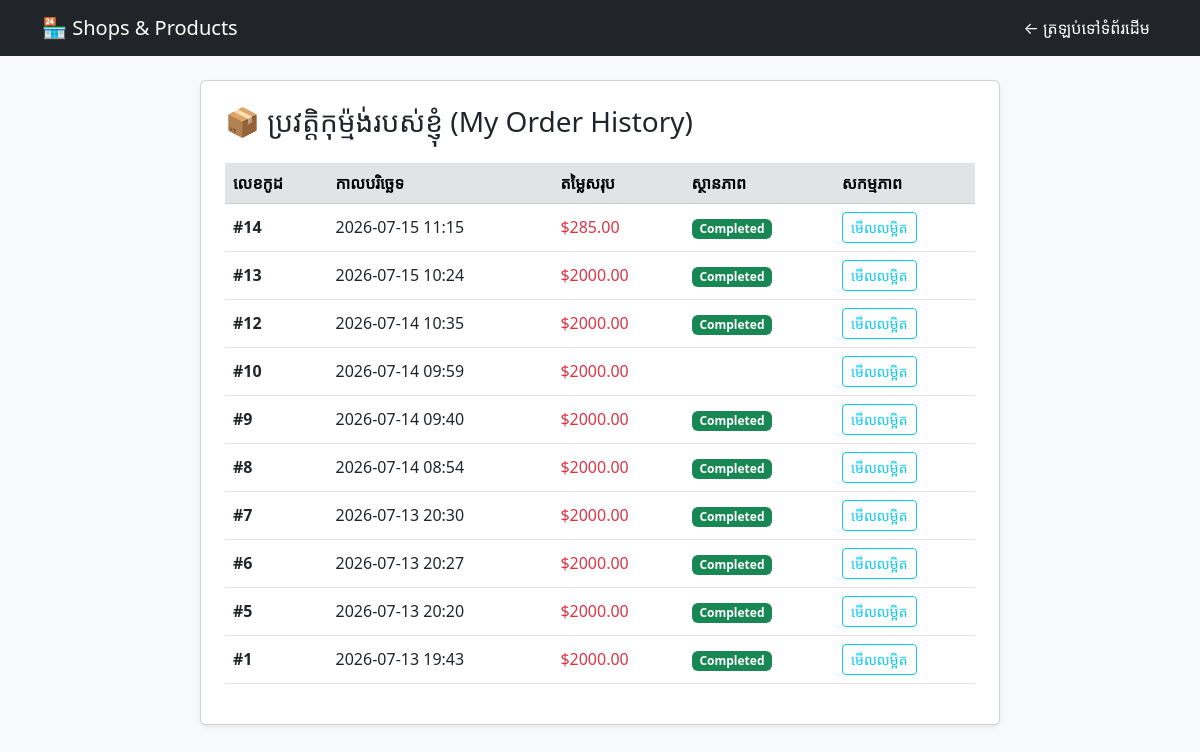
The app's page /my-orders/ (signed in) with its own data.
### adminsystem/models.py (models this page shows, shortened)
class Order(models.Model):
    STATUS_CHOICES = (
        ('Pending', 'Pending'),
        ('Accepted', 'Accepted'),
        ('Completed', 'Completed'),
        ('Cancelled', 'Cancelled'),
    )
    user = models.ForeignKey(User, on_delete=models.CASCADE, null=True, blank=True)
    total_price = models.DecimalField(max_digits=10, decimal_places=2, default=0.00)
    status = models.CharField(max_length=20, choices=STATUS_CHOICES, default='Pending')
    created_at = models.DateTimeField(auto_now_add=True)
    phone = models.CharField(max_length=20, blank=True, null=True)
    address = models.TextField(blank=True, null=True)

### adminsystem/views.py (the view)
# urls.py: path('my-orders/', views.my_orders_view, name='my_orders'),
@login_required(login_url='login')
def my_orders_view(request):
    orders = Order.objects.filter(user=request.user).order_by('-id')
    return render(request, 'my_orders.html', {
        'orders': orders
    })

### adminsystem/views.py (called while the page is built)
def active_orders_count(request):
    if request.user.is_authenticated:
        count = Order.objects.filter(
            user=request.user,
            status__in=['Pending', 'Accepted']
        ).count()
        return {'active_orders_count': count}
    return {'active_orders_count': 0}

### adminsystem/templates/my_orders.html (shortened to what this page needs)
<!DOCTYPE html>
<html lang="en">
<head>
    <link rel="stylesheet" href="https://cdn.jsdelivr.net/npm/bootstrap@5.3.0/dist/css/bootstrap.min.css">
</head>
<body class="bg-light">
<nav class="navbar navbar-expand-lg navbar-dark bg-dark mb-4">
    <div class="container">
        <a class="navbar-brand font-weight-bold" href="{% url 'index' %}">🏪 Shops & Products</a>
        <div class="navbar-nav ms-auto">
            <a class="nav-link text-white" href="{% url 'index' %}">← ត្រឡប់ទៅទំព័រដើម</a>
        </div>
    </div>
</nav>
<div class="container">
    <div class="card p-4 shadow-sm mx-auto" style="max-width: 800px;">
        <h3 class="mb-4">📦 ប្រវត្តិកុម្ម៉ង់របស់ខ្ញុំ (My Order History)</h3>
        <table class="table table-hover align-middle">
            <thead class="table-secondary">
                <tr>
                    <th>លេខកូដ</th>
                    <th>កាលបរិច្ឆេទ</th>
                    <th>តម្លៃសរុប</th>
                    <th>ស្ថានភាព</th>
                    <th>សកម្មភាព</th>
                </tr>
            </thead>
            <tbody>
                {% for order in orders %}
                <tr>
                    <td><strong>#{{ order.id }}</strong></td>
                    <td>{{ order.created_at|date:"Y-m-d H:i" }}</td>
                    <td class="text-danger font-weight-bold">${{ order.total_price }}</td>
                    <td>
                        <span class="badge
                            {% if order.status == 'Pending' %} bg-warning text-dark
                            {% elif order.status == 'Accepted' %} bg-primary
                            {% elif order.status == 'Completed' %} bg-success {% endif %}">
                            {{ order.status }}
                        </span>
                    </td>
                    <td>
                        <a href="{% url 'order_detail' order.id %}" class="btn btn-sm btn-outline-info">មើលលម្អិត</a>
                    </td>
                </tr>
                {% empty %}
                <tr>
                    <td colspan="5" class="text-center text-muted py-4">អ្នកមិនទាន់ធ្លាប់មានប្រវត្តិកុម្ម៉ង់ទំនិញឡើយទេ!</td>
                </tr>
                {% endfor %}
            </tbody>
        </table>
    </div>
</div>
</body>
</html>

### records on screen
Order: id "14", created_at "2026-07-15 11:15", total_price "285.00", status "Completed"
Order: id "13", created_at "2026-07-15 10:24", total_price "2000.00", status "Completed"
Order: id "12", created_at "2026-07-14 10:35", total_price "2000.00", status "Completed"
Order: id "10", created_at "2026-07-14 09:59", total_price "2000.00"
Order: id "9", created_at "2026-07-14 09:40", total_price "2000.00", status "Completed"
Order: id "8", created_at "2026-07-14 08:54", total_price "2000.00", status "Completed"
Order: id "7", created_at "2026-07-13 20:30", total_price "2000.00", status "Completed"
Order: id "6", created_at "2026-07-13 20:27", total_price "2000.00", status "Completed"
Order: id "5", created_at "2026-07-13 20:20", total_price "2000.00", status "Completed"
Order: id "1", created_at "2026-07-13 19:43", total_price "2000.00", status "Completed"
